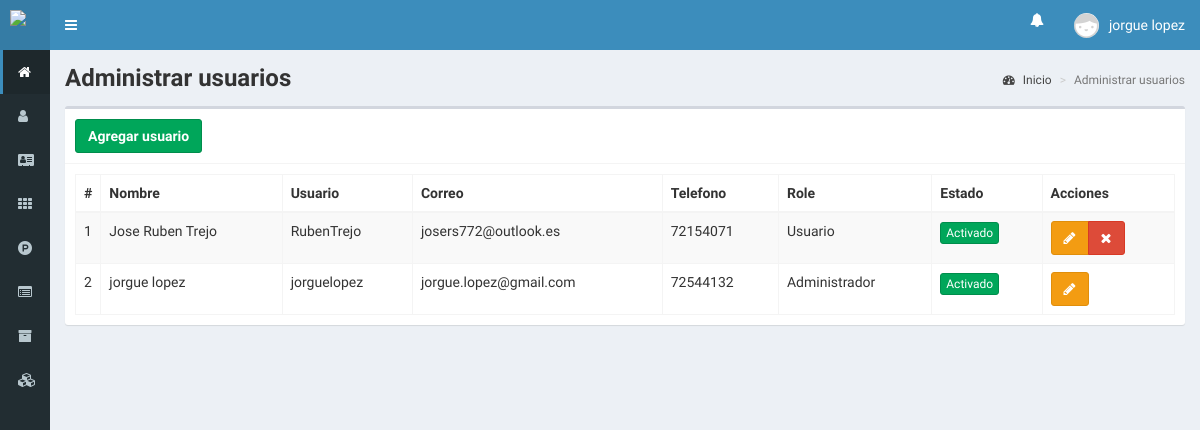
Page /usuarios (signed in) on the committed database.
### tables this page shows
CREATE TABLE IF NOT EXISTS `tbl_usuarios` (
  `id_usuario` int NOT NULL AUTO_INCREMENT,
  `token` text,
  `usuario` varchar(50) DEFAULT NULL,
  `nombres` varchar(50) DEFAULT NULL,
  `correo` varchar(50) DEFAULT NULL,
  `telefono` int DEFAULT NULL,
  `contrasenia` text,
  `id_rol` int DEFAULT '2',
  `id_status` int DEFAULT NULL,
  PRIMARY KEY (`id_usuario`),
  KEY `id_rol` (`id_rol`),
  KEY `id_status` (`id_status`)
);

CREATE TABLE IF NOT EXISTS `tbl_roles` (
  `id_rol` int NOT NULL AUTO_INCREMENT,
  `nombre` varchar(50) DEFAULT NULL,
  `descripcion` varchar(50) DEFAULT NULL,
  PRIMARY KEY (`id_rol`)
);

### controladores/plantilla.controlador.php (called while the page is built)
<?php
class ControladorPlantilla{
	static public function ctrPlantilla(){
		include "vistas/plantilla.php";
	}
}

### index.php (called while the page is built, shortened)
<?php
require_once "controladores/plantilla.controlador.php";
require_once "controladores/usuarios.controlador.php";
require_once "controladores/productos.controlador.php";
require_once "modelos/usuarios.modelo.php";
$plantilla = new ControladorPlantilla();
$plantilla -> ctrPlantilla();

### controladores/usuarios.controlador.php (called while the page is built, shortened)
<?php
class ControladorUsuarios{
	static public function ctrMostrarUsuarios($item, $valor){
		$tabla1 = "tbl_usuarios";
		$tabla2 = "tbl_status";
		$tabla3 = "tbl_roles";
		$respuesta = ModeloUsuarios::MdlMostrarUsuarios($tabla1, $tabla2, $tabla3, $item, $valor);
		return $respuesta;
	}
}

### modelos/conexion.php (called while the page is built)
<?php
class Conexion{
	static public function conectar(){
		$link = new PDO("mysql:host=localhost;dbname=insaforp", "root", "", array(PDO::MYSQL_ATTR_INIT_COMMAND => "SET NAMES utf8"));
		$link->setAttribute(PDO::ATTR_ERRMODE, PDO::ERRMODE_WARNING);
		$link->exec("set names utf8");
		return $link;
	}
}

### modelos/usuarios.modelo.php (called while the page is built, shortened)
<?php
require_once "conexion.php";
class ModeloUsuarios{
	static public function mdlMostrarUsuarios($tabla1, $tabla2, $tabla3, $item, $valor){
		if($item != null){
			$stmt = Conexion::conectar()->prepare("SELECT u.id_usuario, u.token, u.usuario, u.nombres, u.correo, u.telefono, u.contrasenia, s.id_status, s.nombre as 'estado', r.id_rol, r.nombre as 'role'
				FROM $tabla1 AS u
				INNER JOIN $tabla2 AS s ON u.id_status = s.id_status
				INNER JOIN $tabla3 AS r ON u.id_rol = r.id_rol
				WHERE $item = :valor
				ORDER BY u.id_usuario DESC");
			$stmt->bindParam(":valor", $valor, PDO::PARAM_STR);
			$stmt->execute();
			return $stmt->fetch();
		}else{
			$stmt = Conexion::conectar()->prepare(
				"SELECT u.id_usuario, u.token, u.usuario, u.nombres, u.correo, u.telefono, u.contrasenia, s.id_status, s.nombre as 'estado', r.id_rol, r.nombre as 'role'
					FROM $tabla1 AS u
					INNER JOIN $tabla2 AS s ON u.id_status = s.id_status
					INNER JOIN $tabla3 AS r ON u.id_rol = r.id_rol
					ORDER BY u.id_usuario DESC;");
			$stmt -> execute();
			return $stmt -> fetchAll();
		}
	}
}

### vistas/modulos/usuarios.php (the view, shortened to what this page needs)
<div class="content-wrapper">
  <section class="content-header">
    <h1><b>Administrar usuarios</b></h1>
    <ol class="breadcrumb">
      <li><a href="inicio"><i class="fa fa-dashboard"></i> Inicio</a></li>
      <li class="active">Administrar usuarios</li>
    </ol>
  </section>
  <section class="content">
    <div class="box">
      <div class="box-header with-border">
        <button class="btn btn-success" data-toggle="modal" data-target="#modalAgregarUsuario">
          <b>Agregar usuario</b>
        </button>
      </div>
      <div class="box-body">
       <table class="table table-bordered table-striped dt-responsive tablas" width="100%">
          <thead>
              <tr>
                <th style="width:10px">#</th>
                <th>Nombre</th>
                <th>Usuario</th>
                <th>Correo</th>
                <th>Telefono</th>
                <th>Role</th>
                <th>Estado</th>
                <?php
                  if($_SESSION["role"] == "Administrador"){
                    echo '<th>Acciones</th>';
                  }
                ?>
              </tr>
          </thead>
        <tbody>
        <?php
        $item = null;
        $valor = null;
        $usuarios = ControladorUsuarios::ctrMostrarUsuarios($item, $valor);
       foreach ($usuarios as $key => $value){
          echo ' <tr>
                  <td>'.($key+1).'</td>
                  <td>'.$value["nombres"].'</td>
                  <td>'.$value["usuario"].'</td>
                  <td>'.$value["correo"].'</td>
                  <td>'.$value["telefono"].'</td>';
                  echo '<td>'.$value["role"].'</td>';
                  if($value["estado"] != 2){
                    echo '<td><button class="btn btn-success btn-xs btnActivar" idUsuario="'.$value["id_usuario"].'" estadoUsuario="2">Activado</button></td>';
                  }else{
                    echo '<td><button class="btn btn-danger btn-xs btnActivar" idUsuario="'.$value["id_usuario"].'" estadoUsuario="1">Desactivado</button></td>';
                  }
                  if($_SESSION["role"] == "Administrador"){
                    echo '<td>
                    <div class="btn-group">';
                      if($_SESSION["id_usuario"] == $value["id_usuario"]){
                        echo '<button class="btn btn-warning btnEditarUsuario" idUsuario="'.$value["usuario"].'" data-toggle="modal" data-target="#modalEditarUsuario"><i class="fa fa-pencil"></i></button>';
                      }if($_SESSION["id_usuario"] != $value["id_usuario"]){
                        echo '<button class="btn btn-warning btnEditarUsuario" idUsuario="'.$value["usuario"].'" data-toggle="modal" data-target="#modalEditarUsuario"><i class="fa fa-pencil"></i></button>
                        <button class="btn btn-danger btnEliminarUsuario" idUsuario="'.$value["id_usuario"].'" usuario="'.$value["usuario"].'"><i class="fa fa-times"></i></button>';
                      }
                    echo '</div>
                  </td>';
                  }
                echo '</tr>';
        }
        ?>
        </tbody>
       </table>
      </div>
    </div>
  </section>
</div>

### vistas/plantilla.php (shortened to what this page needs)
<!DOCTYPE html>
<html>
<head>
  <link rel="stylesheet" href="vistas/bower_components/bootstrap/dist/css/bootstrap.min.css">
  <link rel="stylesheet" href="vistas/bower_components/font-awesome/css/font-awesome.min.css">
  <link rel="stylesheet" href="vistas/bower_components/Ionicons/css/ionicons.min.css">
  <link rel="stylesheet" href="vistas/dist/css/AdminLTE.css">
  <link rel="stylesheet" href="vistas/dist/css/skins/_all-skins.min.css">
  <link rel="stylesheet" href="vistas/bower_components/datatables.net-bs/css/dataTables.bootstrap.min.css">
  <link rel="stylesheet" href="vistas/bower_components/datatables.net-bs/css/responsive.bootstrap.min.css">
  <link rel="stylesheet" href="vistas/plugins/iCheck/all.css">
  <link rel="stylesheet" href="vistas/bower_components/bootstrap-daterangepicker/daterangepicker.css">
  <link rel="stylesheet" href="vistas/bower_components/morris.js/morris.css">
</head>
<body class="hold-transition skin-blue sidebar-collapse sidebar-mini login-page">
  <?php
  if(isset($_SESSION["iniciarSesion"]) && $_SESSION["iniciarSesion"] == "ok"){
    echo '<div class="wrapper">';
    include "modulos/cabezote.php";
    include "modulos/menu.php";
    if(isset($_GET["ruta"])){
      if($_GET["ruta"] == "inicio" ||
         $_GET["ruta"] == "usuarios" ||
         $_GET["ruta"] == "status" ||
         $_GET["ruta"] == "role" ||
         $_GET["ruta"] == "productos" ||
         $_GET["ruta"] == "programas" ||
         $_GET["ruta"] == "categorias" ||
         $_GET["ruta"] == "inventario" ||
         $_GET["ruta"] == "gestorprograma" ||
         $_GET["ruta"] == "detalle-programas" ||
         $_GET["ruta"] == "salir"){
        include "modulos/".$_GET["ruta"].".php";
      }else{
        include "modulos/404.php";
      }
    }else{
      include "modulos/inicio.php";
    }
    echo '</div>';
  }else{
    include "modulos/login.php";
  }
  ?>
</body>
</html>

### vistas/modulos/cabezote.php (shortened to what this page needs)
<header class="main-header">
  <a href="inicio" class="logo">
    <span class="logo-mini">
      <img src="vistas/img/plantilla/icono-blanco.png" class="img-responsive" style="padding:10px">
    </span>
  </a>
  <nav class="navbar navbar-static-top" role="navigation">
    <a href="#" class="sidebar-toggle" data-toggle="push-menu" role="button">
    </a>
    <div class="navbar-custom-menu">
      <ul class="nav navbar-nav">
        <li class="dropdown">
          <a href="#" class="dropdown-toggle" data-toggle="dropdown" role="button" aria-haspopup="true" aria-expanded="false" style="
    padding-top: 10px;
">
            <i class="fa fa-bell"></i>
          </a>
        </li>
        <li class="dropdown user user-menu">
          <a href="#" class="dropdown-toggle" data-toggle="dropdown">
            <?php
            echo '<img src="vistas/img/usuarios/default/anonymous.png" class="user-image">';
            ?>
            <span class="hidden-xs"><?php echo $_SESSION["nombres"]; ?></span>
          </a>
        </li>
      </ul>
    </div>
  </nav>
</header>

### vistas/modulos/menu.php (shortened to what this page needs)
<aside class="main-sidebar">
	<section class="sidebar">
		<ul class="sidebar-menu">
			<?php
			if ($_SESSION["role"] == "Administrador") {
				echo '
					<li class="active">
						<a href="inicio">
							<i class="fa fa-home"></i>
							<span>Inicio</span>
						</a>
					</li>
					<li>
						<a href="usuarios">
							<i class="fa fa-user"></i>
							<span>Usuarios</span>
						</a>
					</li>
					<li>
						<a href="role">
						<i class="fa fa-address-card" aria-hidden="true"></i>
							<span>Roles</span>
						</a>
					</li>
					<li>
						<a href="categorias">
						<i class="fa fa-th"></i>
							<span>Categorias</span>
						</a>
					</li>
					<li>
						<a href="productos">
							<i class="fa fa-product-hunt"></i>
							<span>Productos</span>
						</a>
					</li>
					<li>
						<a href="inventario">
						<i class="fa fa-list-alt" aria-hidden="true"></i>
							<span>Inventario</span>
						</a>
					</li>
					<li>
						<a href="programas">
						<i class="fa fa-archive" aria-hidden="true"></i>
							<span>Programas</span>
						</a>
					</li>
					<li>
						<a href="gestorprograma">
						<i class="fa fa-cubes" aria-hidden="true"></i>
							<span>Gestionar Programas</span>
						</a>
					</li>
			';
			}
			?>
		</ul>
	</section>
</aside>

### rows in the picture
tbl_usuarios: nombres "Jose Ruben Trejo", usuario "RubenTrejo", correo "josers772@outlook.es", telefono "72154071", id_rol.nombre "Usuario"
tbl_usuarios: nombres "jorgue lopez", usuario "jorguelopez", correo "jorgue.lopez@gmail.com", telefono "72544132", id_rol.nombre "Administrador"

### other values in the picture
$_SESSION["nombres"] "jorgue lopez"
